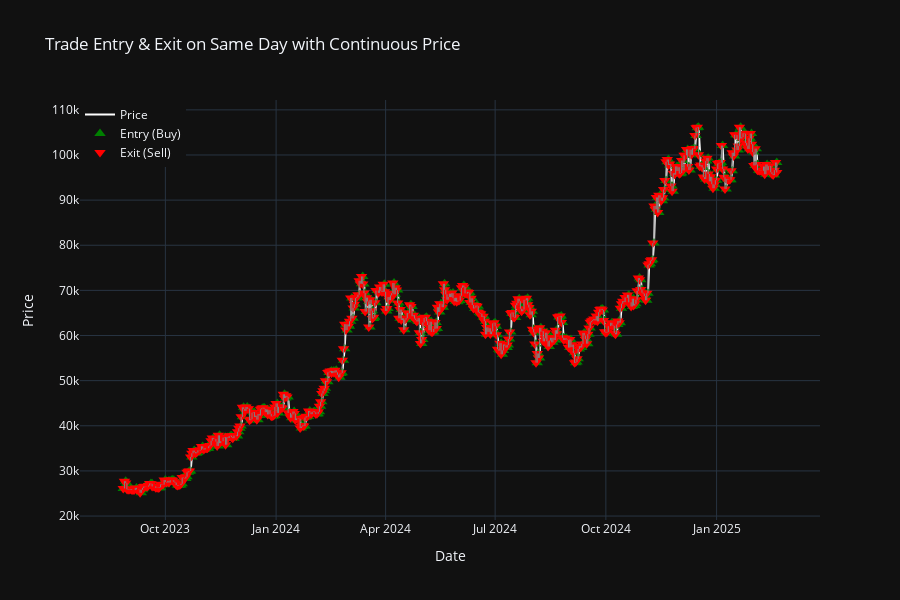

Notebook source saved alongside this figure:
### Code cell
import pandas as pd
import numpy as np
import plotly.graph_objects as go

# Simulated trade data (entry and exit happen on the same day)
dates = btc_ohlc.index 
entry_prices = btc_ohlc['close']  
exit_prices = btc_ohlc['exit_price'] 

# Create trade DataFrame
df_trades = pd.DataFrame({
    'Date': dates,
    'Entry_Price': entry_prices,
    'Exit_Price': exit_prices
})

# Create Plotly figure
fig = go.Figure()

# Add continuous price line
fig.add_trace(go.Scatter(
    x=btc_ohlc.index, y=btc_ohlc['close'],
    mode='lines', name='Price',
    line=dict(color='white', width=2)
))

# Add entry markers (green)
fig.add_trace(go.Scatter(
    x=df_trades['Date'], y=df_trades['Entry_Price'],
    mode='markers', name='Entry (Buy)',
    marker=dict(symbol='triangle-up', size=10, color='green')
))


# Add exit markers (red)
fig.add_trace(go.Scatter(
    x=df_trades['Date'], y=df_trades['Exit_Price'],
    mode='markers', name='Exit (Sell)',
    marker=dict(symbol='triangle-down', size=10, color='red')
))

# Add trade lines connecting entry & exit
for _, trade in df_trades.iterrows():
    fig.add_trace(go.Scatter(
        x=[trade['Date'], trade['Date']],
        y=[trade['Entry_Price'], trade['Exit_Price']],
        mode='lines',
        line=dict(color='gray', width=1),
        showlegend=False
    ))


# Customize layout
fig.update_layout(
    title="Trade Entry & Exit on Same Day with Continuous Price",
    xaxis_title="Date",
    yaxis_title="Price",
    template="plotly_dark",
    legend=dict(x=0, y=1),
    height=600
)

# Show plot
fig.show()
